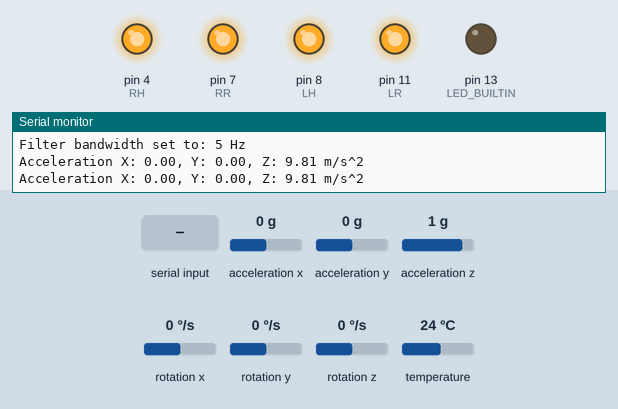
A sketch run on a simulated Arduino Uno, built with avr-gcc and run on an emulated ATmega328P. Shown: output pins drawn as LEDs (lit = HIGH), the last lines printed to the serial monitor. Inputs (shaded band) come from the test bench; at power-on: acceleration x 0 g, acceleration y 0 g, acceleration z 1 g, rotation x 0 °/s, rotation y 0 °/s, rotation z 0 °/s, temperature 24 °C.

Above: at 1.2 s.
1.3 s: "end\n" received over Serial
At 3.2 s:
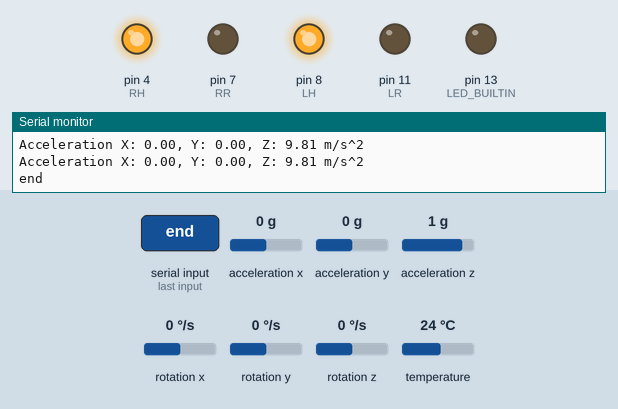
3.5 s: "expand\n" received over Serial
At 4.9 s:
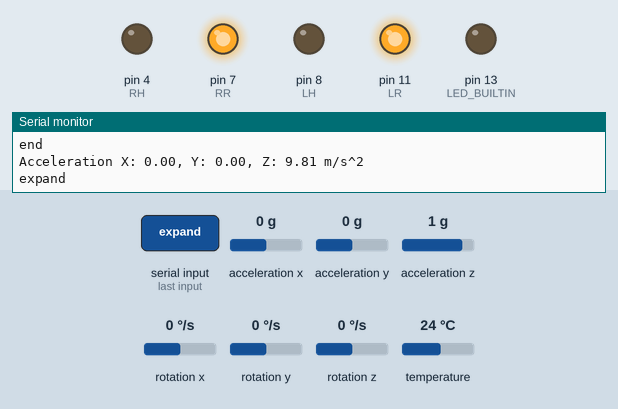
5.5 s: "balance\n" received over Serial
At 6.6 s:
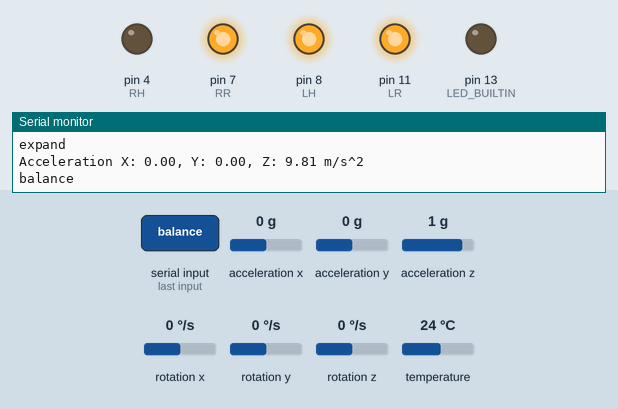
7.5 s: acceleration x set to -0.2 g
At 8.7 s:
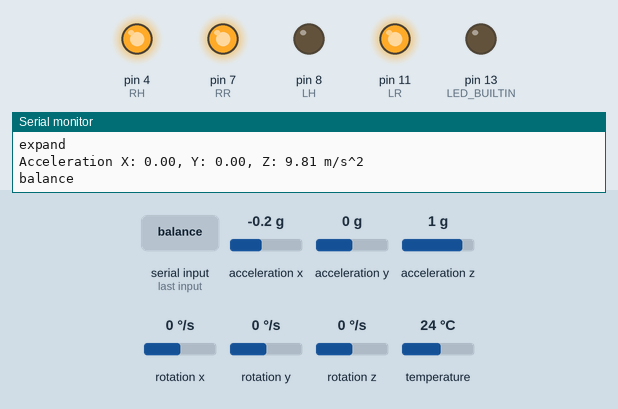
9.0 s: acceleration x set to 0 g
At 10.1 s:
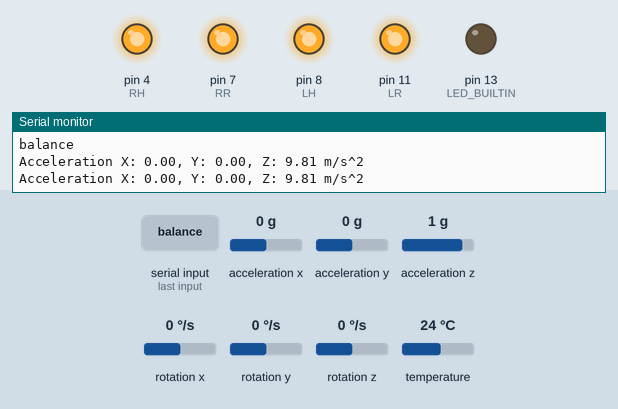
Timing chart, 0 to 11.5 s (numbered marks = the images above; inputs shaded):
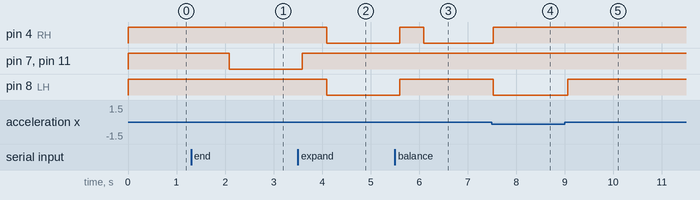

Measured:
- the behaviour switches between 0 and -0.1 g on acceleration x (found by bisection; images 3 and 4)
- after the input at 1.3 s, pin 7 (RR), pin 11 (LR): HIGH → LOW after 0.79 s
- after the input at 3.5 s, pin 4 (RH), pin 8 (LH): HIGH → LOW after 0.59 s; pin 7 (RR), pin 11 (LR): LOW → HIGH after 0.09 s
- after the input at 5.5 s, pin 4 (RH): LOW → HIGH after 0.10 s, → LOW 0.50 s later; pin 8 (LH): LOW → HIGH after 0.10 s
- after the input at 7.5 s, pin 4 (RH): LOW → HIGH at once; pin 8 (LH): HIGH → LOW at once
- after the input at 9.0 s, pin 8 (LH): LOW → HIGH after 0.07 s

The sketch:

PrototypFinal.ino
```cpp
#include <Adafruit_MPU6050.h>
#include <Adafruit_Sensor.h>
#include <Wire.h>

//Define Relais
int RH = 4;
int RR = 7;
int LH = 8;
int LR = 11;

int counter = 0;
String command;
float measuredresult;

Adafruit_MPU6050 mpu;

void pullup() {
  stopall();
  delay(500);
  digitalWrite(LR,LOW);
  digitalWrite(RR,LOW);
  while (command == "end"){
    command = Serial.readString();
  }
}

void stopall() {
  digitalWrite(RR,HIGH);
  digitalWrite(RH,HIGH);
  digitalWrite(LH,HIGH);
  digitalWrite(LR,HIGH);
}

void expandall() {
  //Benötigt 115000ms zum vollen Ausfahren
  stopall();
  delay(500);
  digitalWrite(LH,LOW);
  digitalWrite(RH,LOW);
  while (command == "expand"){
    command = Serial.readString();
  }
}

void measuresensor() {
  sensors_event_t a, g, temp;
  mpu.getEvent(&a, &g, &temp);
  measuredresult = a.acceleration.x;
}

void checkserial(){
  if(Serial.available()){
  command = Serial.readStringUntil('\n');
  Serial.println(command);
}}

void balancevehicle() {
  stopall();
  delay(500);
  checkserial();
  measuresensor();

  while (measuredresult >= -0.06){
    digitalWrite(RH,LOW);
    delay(100);
    measuresensor();
    checkserial();
    if (command != "balance"){
      break;
    }}
    stopall();

  while (measuredresult <= -0.14){
    digitalWrite(LH,LOW);
    delay(100);
    measuresensor();
    checkserial();
    if (command != "balance"){
      break;
    }}
    stopall();
    command = "stop";
}

void setup() {
  pinMode(LED_BUILTIN, OUTPUT);
  pinMode(RH,OUTPUT);
  pinMode(RR,OUTPUT);
  pinMode(LH,OUTPUT);
  pinMode(LR,OUTPUT);
  digitalWrite(RR,HIGH);
  digitalWrite(RH,HIGH);
  digitalWrite(LH,HIGH);
  digitalWrite(LR,HIGH);

  Serial.begin(9600);
  Serial.println("Adafruit MPU6050 test!");

  // Try to initialize!
  if (!mpu.begin()) {
    Serial.println("Failed to find MPU6050 chip");
  }

  //Initialisierungsshit
  Serial.println("MPU6050 Found!");
  mpu.setAccelerometerRange(MPU6050_RANGE_2_G);
  Serial.println("Accelerometer range set to: +-2G ");
  mpu.setGyroRange(MPU6050_RANGE_250_DEG);
  Serial.println("Gyro range set to: +- 250 deg/s");
  mpu.setFilterBandwidth(MPU6050_BAND_5_HZ);
  Serial.println("Filter bandwidth set to: 5 Hz");

  //Sensorabfrage
  measuresensor();
}

void loop() {

  delay(500);
  sensors_event_t a, g, temp;
  mpu.getEvent(&a, &g, &temp);

  /* Print out the values */
  Serial.print("Acceleration X: ");
  Serial.print(a.acceleration.x);
  Serial.print(", Y: ");
  Serial.print(a.acceleration.y);
  Serial.print(", Z: ");
  Serial.print(a.acceleration.z);
  Serial.println(" m/s^2");


 if(Serial.available()){
  command = Serial.readStringUntil('\n');
  Serial.println(command);
 }
  if(command.equals("end")){
      pullup();
  }
  else if(command.equals("stop")){
      stopall();
  }
  else if(command.equals("balance")){
      balancevehicle();
  }
  else if(command.equals("expand")){
      expandall();
  }

}
```
